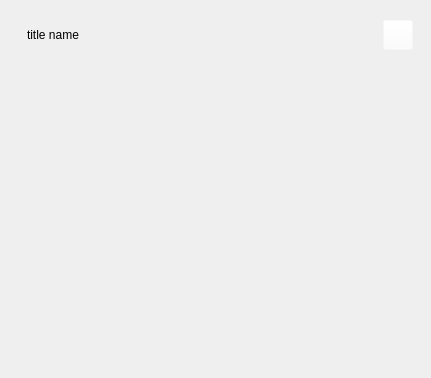
<?xml version="1.0" encoding="UTF-8"?>
<ui version="4.0">
 <class>ReceiveRequestDialog</class>
 <widget class="QDialog" name="ReceiveRequestDialog">
  <property name="geometry">
   <rect>
    <x>0</x>
    <y>0</y>
    <width>431</width>
    <height>378</height>
   </rect>
  </property>
  <property name="styleSheet">
   <string notr="true"/>
  </property>
  <layout class="QGridLayout" name="gridLayout">
   <property name="leftMargin">
    <number>0</number>
   </property>
   <property name="topMargin">
    <number>0</number>
   </property>
   <property name="rightMargin">
    <number>0</number>
   </property>
   <property name="bottomMargin">
    <number>0</number>
   </property>
   <item row="0" column="0">
    <widget class="QStackedWidget" name="stackedWidget">
     <property name="styleSheet">
      <string notr="true">background-color: rgba(255, 255, 255, 0);</string>
     </property>
     <property name="currentIndex">
      <number>0</number>
     </property>
     <widget class="QWidget" name="page">
      <property name="styleSheet">
       <string notr="true">QWidget#page{
border:hidden;
	border-image: url(:/pic/res/pic/dlgBackgroud.png);
}</string>
      </property>
      <layout class="QVBoxLayout" name="verticalLayout_2">
       <property name="leftMargin">
        <number>18</number>
       </property>
       <property name="topMargin">
        <number>20</number>
       </property>
       <property name="rightMargin">
        <number>18</number>
       </property>
       <property name="bottomMargin">
        <number>20</number>
       </property>
       <item>
        <layout class="QHBoxLayout" name="horizontalLayout_5">
         <property name="leftMargin">
          <number>9</number>
         </property>
         <item>
          <widget class="QLabel" name="label_titleName">
           <property name="text">
            <string>title name</string>
           </property>
          </widget>
         </item>
         <item>
          <spacer name="horizontalSpacer_3">
           <property name="orientation">
            <enum>Qt::Horizontal</enum>
           </property>
           <property name="sizeHint" stdset="0">
            <size>
             <width>40</width>
             <height>20</height>
            </size>
           </property>
          </spacer>
         </item>
         <item>
          <widget class="QToolButton" name="cancelButton">
           <property name="minimumSize">
            <size>
             <width>30</width>
             <height>30</height>
            </size>
           </property>
           <property name="maximumSize">
            <size>
             <width>30</width>
             <height>30</height>
            </size>
           </property>
           <property name="styleSheet">
            <string notr="true"/>
           </property>
           <property name="text">
            <string/>
           </property>
          </widget>
         </item>
        </layout>
       </item>
       <item>
        <widget class="QRImageWidget" name="lblQRCode">
         <property name="sizePolicy">
          <sizepolicy hsizetype="Expanding" vsizetype="Fixed">
           <horstretch>0</horstretch>
           <verstretch>0</verstretch>
          </sizepolicy>
         </property>
         <property name="minimumSize">
          <size>
           <width>300</width>
           <height>300</height>
          </size>
         </property>
         <property name="toolTip">
          <string>QR Code</string>
         </property>
         <property name="textFormat">
          <enum>Qt::PlainText</enum>
         </property>
         <property name="alignment">
          <set>Qt::AlignCenter</set>
         </property>
         <property name="wordWrap">
          <bool>true</bool>
         </property>
        </widget>
       </item>
      </layout>
     </widget>
     <widget class="QWidget" name="page_2">
      <layout class="QVBoxLayout" name="verticalLayout">
       <item>
        <widget class="QTextEdit" name="outUri">
         <property name="sizePolicy">
          <sizepolicy hsizetype="Expanding" vsizetype="Expanding">
           <horstretch>0</horstretch>
           <verstretch>0</verstretch>
          </sizepolicy>
         </property>
         <property name="minimumSize">
          <size>
           <width>0</width>
           <height>50</height>
          </size>
         </property>
         <property name="frameShape">
          <enum>QFrame::NoFrame</enum>
         </property>
         <property name="frameShadow">
          <enum>QFrame::Plain</enum>
         </property>
         <property name="tabChangesFocus">
          <bool>true</bool>
         </property>
         <property name="textInteractionFlags">
          <set>Qt::TextSelectableByKeyboard|Qt::TextSelectableByMouse</set>
         </property>
        </widget>
       </item>
       <item>
        <layout class="QHBoxLayout" name="horizontalLayout">
         <item>
          <widget class="QPushButton" name="btnCopyURI">
           <property name="text">
            <string>Copy &amp;URI</string>
           </property>
           <property name="autoDefault">
            <bool>false</bool>
           </property>
          </widget>
         </item>
         <item>
          <widget class="QPushButton" name="btnCopyAddress">
           <property name="text">
            <string>Copy &amp;Address</string>
           </property>
           <property name="autoDefault">
            <bool>false</bool>
           </property>
          </widget>
         </item>
         <item>
          <widget class="QPushButton" name="btnSaveAs">
           <property name="text">
            <string>&amp;Save Image...</string>
           </property>
           <property name="autoDefault">
            <bool>false</bool>
           </property>
          </widget>
         </item>
         <item>
          <spacer name="horizontalSpacer_2">
           <property name="orientation">
            <enum>Qt::Horizontal</enum>
           </property>
           <property name="sizeHint" stdset="0">
            <size>
             <width>40</width>
             <height>20</height>
            </size>
           </property>
          </spacer>
         </item>
         <item>
          <widget class="QDialogButtonBox" name="buttonBox">
           <property name="standardButtons">
            <set>QDialogButtonBox::Close</set>
           </property>
          </widget>
         </item>
        </layout>
       </item>
      </layout>
     </widget>
    </widget>
   </item>
  </layout>
 </widget>
 <customwidgets>
  <customwidget>
   <class>QRImageWidget</class>
   <extends>QLabel</extends>
   <header>receiverequestdialog.h</header>
  </customwidget>
 </customwidgets>
 <resources/>
 <connections>
  <connection>
   <sender>buttonBox</sender>
   <signal>rejected()</signal>
   <receiver>ReceiveRequestDialog</receiver>
   <slot>reject()</slot>
   <hints>
    <hint type="sourcelabel">
     <x>452</x>
     <y>573</y>
    </hint>
    <hint type="destinationlabel">
     <x>243</x>
     <y>298</y>
    </hint>
   </hints>
  </connection>
  <connection>
   <sender>buttonBox</sender>
   <signal>accepted()</signal>
   <receiver>ReceiveRequestDialog</receiver>
   <slot>accept()</slot>
   <hints>
    <hint type="sourcelabel">
     <x>452</x>
     <y>573</y>
    </hint>
    <hint type="destinationlabel">
     <x>243</x>
     <y>298</y>
    </hint>
   </hints>
  </connection>
 </connections>
</ui>
